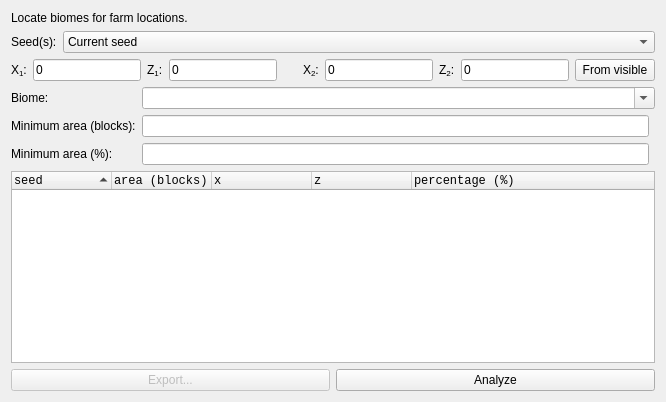
<?xml version="1.0" encoding="UTF-8"?>
<ui version="4.0">
 <class>TabLocateBiome</class>
 <widget class="QWidget" name="TabLocateBiome">
  <property name="windowTitle">
   <string>Form</string>
  </property>
  <layout class="QGridLayout" name="gridLayout">
   <item row="0" column="0" colspan="2">
    <widget class="QLabel" name="labelDescription">
     <property name="text">
      <string>Locate biomes for farm locations.</string>
     </property>
    </widget>
   </item>
   <item row="1" column="0">
    <widget class="QLabel" name="label">
     <property name="text">
      <string>Seed(s):</string>
     </property>
    </widget>
   </item>
   <item row="1" column="1">
    <widget class="StyledComboBox" name="comboSeedSource">
     <property name="sizePolicy">
      <sizepolicy hsizetype="MinimumExpanding" vsizetype="Fixed">
       <horstretch>0</horstretch>
       <verstretch>0</verstretch>
      </sizepolicy>
     </property>
     <item>
      <property name="text">
       <string>Current seed</string>
      </property>
     </item>
     <item>
      <property name="text">
       <string>From matching seeds list</string>
      </property>
     </item>
    </widget>
   </item>
   <item row="2" column="0" colspan="2">
    <layout class="QGridLayout" name="gridArea">
     <item row="0" column="0">
      <layout class="QHBoxLayout" name="layoutArea">
       <item>
        <widget class="QLabel" name="labelX1">
         <property name="toolTip">
          <string>Lower bound (inclusive)</string>
         </property>
         <property name="text">
          <string>&lt;html&gt;&lt;head/&gt;&lt;body&gt;&lt;p&gt;X&lt;span style=&quot; vertical-align:sub;&quot;&gt;1&lt;/span&gt;:&lt;/p&gt;&lt;/body&gt;&lt;/html&gt;</string>
         </property>
        </widget>
       </item>
       <item>
        <widget class="CoordEdit" name="lineX1">
         <property name="toolTip">
          <string>Lower bound (inclusive)</string>
         </property>
         <property name="text">
          <string>0</string>
         </property>
        </widget>
       </item>
       <item>
        <widget class="QLabel" name="labelZ1">
         <property name="toolTip">
          <string>Lower bound (inclusive)</string>
         </property>
         <property name="text">
          <string>&lt;html&gt;&lt;head/&gt;&lt;body&gt;&lt;p&gt;Z&lt;span style=&quot; vertical-align:sub;&quot;&gt;1&lt;/span&gt;:&lt;/p&gt;&lt;/body&gt;&lt;/html&gt;</string>
         </property>
        </widget>
       </item>
       <item>
        <widget class="CoordEdit" name="lineZ1">
         <property name="toolTip">
          <string>Lower bound (inclusive)</string>
         </property>
         <property name="text">
          <string>0</string>
         </property>
        </widget>
       </item>
       <item>
        <widget class="QLabel" name="label_2">
         <property name="text">
          <string>    </string>
         </property>
        </widget>
       </item>
       <item>
        <widget class="QLabel" name="labelX2">
         <property name="toolTip">
          <string>Upper bound (inclusive)</string>
         </property>
         <property name="text">
          <string>&lt;html&gt;&lt;head/&gt;&lt;body&gt;&lt;p&gt;X&lt;span style=&quot; vertical-align:sub;&quot;&gt;2&lt;/span&gt;:&lt;/p&gt;&lt;/body&gt;&lt;/html&gt;</string>
         </property>
        </widget>
       </item>
       <item>
        <widget class="CoordEdit" name="lineX2">
         <property name="toolTip">
          <string>Upper bound (inclusive)</string>
         </property>
         <property name="text">
          <string>0</string>
         </property>
        </widget>
       </item>
       <item>
        <widget class="QLabel" name="labelZ2">
         <property name="toolTip">
          <string>Upper bound (inclusive)</string>
         </property>
         <property name="text">
          <string>&lt;html&gt;&lt;head/&gt;&lt;body&gt;&lt;p&gt;Z&lt;span style=&quot; vertical-align:sub;&quot;&gt;2&lt;/span&gt;:&lt;/p&gt;&lt;/body&gt;&lt;/html&gt;</string>
         </property>
        </widget>
       </item>
       <item>
        <widget class="CoordEdit" name="lineZ2">
         <property name="toolTip">
          <string>Upper bound (inclusive)</string>
         </property>
         <property name="text">
          <string>0</string>
         </property>
        </widget>
       </item>
      </layout>
     </item>
     <item row="0" column="1">
      <widget class="QPushButton" name="buttonFromVisible">
       <property name="text">
        <string>From visible</string>
       </property>
      </widget>
     </item>
    </layout>
   </item>
   <item row="3" column="0" colspan="2">
    <layout class="QGridLayout" name="gridLayout_6">
     <item row="0" column="0">
      <widget class="QLabel" name="label_7">
       <property name="text">
        <string>Biome:</string>
       </property>
      </widget>
     </item>
     <item row="1" column="0">
      <widget class="QLabel" name="label_8">
       <property name="toolTip">
        <string>&lt;html&gt;&lt;head/&gt;&lt;body&gt;&lt;p&gt;Minimum biome area in blocks (ring area between radius 24 and 128)&lt;/p&gt;&lt;/body&gt;&lt;/html&gt;</string>
       </property>
       <property name="text">
        <string>Minimum area (blocks):</string>
       </property>
      </widget>
     </item>
     <item row="1" column="1">
      <widget class="QLineEdit" name="lineFarmSize">
       <property name="text">
        <string/>
       </property>
      </widget>
     </item>
     <item row="2" column="0">
      <widget class="QLabel" name="label_9">
       <property name="toolTip">
        <string>&lt;html&gt;&lt;head/&gt;&lt;body&gt;&lt;p&gt;Minimum biome area percentage (0-100)&lt;/p&gt;&lt;/body&gt;&lt;/html&gt;</string>
       </property>
       <property name="text">
        <string>Minimum area (%):</string>
       </property>
      </widget>
     </item>
     <item row="2" column="1">
      <widget class="QLineEdit" name="lineFarmPercent">
       <property name="text">
        <string/>
       </property>
      </widget>
     </item>
     <item row="3" column="0" colspan="3">
      <widget class="QTreeWidget" name="treeLocateFarm">
       <property name="font">
        <font>
         <family>Monospace</family>
        </font>
       </property>
       <property name="editTriggers">
        <set>QAbstractItemView::NoEditTriggers</set>
       </property>
       <property name="verticalScrollMode">
        <enum>QAbstractItemView::ScrollPerPixel</enum>
       </property>
       <property name="sortingEnabled">
        <bool>true</bool>
       </property>
       <property name="animated">
        <bool>true</bool>
       </property>
       <column>
        <property name="text">
         <string>seed</string>
        </property>
        <property name="font">
         <font>
          <family>Monospace</family>
         </font>
        </property>
       </column>
       <column>
        <property name="text">
         <string>area (blocks)</string>
        </property>
        <property name="font">
         <font>
          <family>Monospace</family>
         </font>
        </property>
       </column>
       <column>
        <property name="text">
         <string>x</string>
        </property>
        <property name="font">
         <font>
          <family>Monospace</family>
         </font>
        </property>
       </column>
       <column>
        <property name="text">
         <string>z</string>
        </property>
        <property name="font">
         <font>
          <family>Monospace</family>
         </font>
        </property>
       </column>
       <column>
        <property name="text">
         <string>percentage (%)</string>
        </property>
        <property name="font">
         <font>
          <family>Monospace</family>
         </font>
        </property>
       </column>
      </widget>
     </item>
     <item row="0" column="1" colspan="2">
      <widget class="StyledComboBox" name="comboFarmBiome">
       <property name="editable">
        <bool>true</bool>
       </property>
       <property name="maxVisibleItems">
        <number>20</number>
       </property>
      </widget>
     </item>
    </layout>
   </item>
   <item row="4" column="0" colspan="2">
    <layout class="QHBoxLayout" name="horizontalLayout">
     <item>
      <widget class="QPushButton" name="pushExport">
       <property name="enabled">
        <bool>false</bool>
       </property>
       <property name="text">
        <string>Export...</string>
       </property>
      </widget>
     </item>
     <item>
      <widget class="QPushButton" name="pushStart">
       <property name="text">
        <string>Analyze</string>
       </property>
      </widget>
     </item>
    </layout>
   </item>
  </layout>
 </widget>
 <customwidgets>
  <customwidget>
   <class>CoordEdit</class>
   <extends>QLineEdit</extends>
   <header>src/conditiondialog.h</header>
  </customwidget>
  <customwidget>
   <class>StyledComboBox</class>
   <extends>QComboBox</extends>
   <header>src/widgets.h</header>
  </customwidget>
 </customwidgets>
 <resources/>
 <connections/>
</ui>
